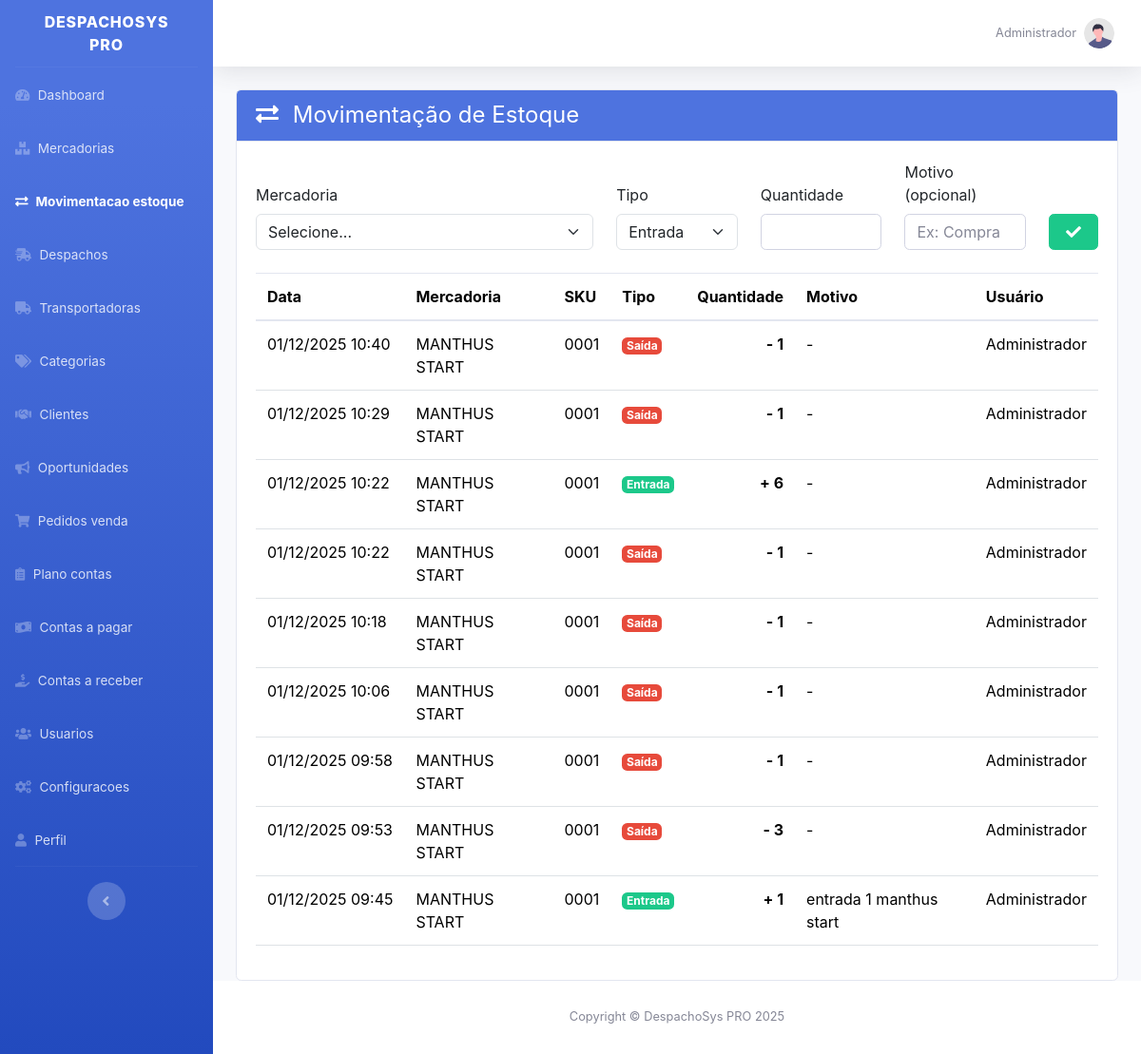
The app's page /index.php?page=movimentacao_estoque (signed in) with its own data.
### tables this page shows
CREATE TABLE `users` (
  `id` int(11) NOT NULL,
  `nome` varchar(100) NOT NULL,
  `email` varchar(100) NOT NULL,
  `senha_hash` varchar(255) NOT NULL,
  `role` enum('admin','despachante','visualizador','vendedor','estoquista','logistica','financeiro') NOT NULL,
  `foto_perfil` varchar(255) DEFAULT NULL
);

CREATE TABLE `estoque_movimentacao` (
  `id` int(11) NOT NULL,
  `mercadoria_id` int(11) NOT NULL,
  `tipo` enum('entrada','saida') NOT NULL DEFAULT 'entrada',
  `quantidade` int(11) NOT NULL,
  `motivo` varchar(255) DEFAULT NULL,
  `user_id` int(11) DEFAULT '1',
  `created_at` datetime DEFAULT CURRENT_TIMESTAMP
);

CREATE TABLE `mercadorias` (
  `id` int(11) NOT NULL,
  `sku` varchar(50) NOT NULL,
  `preco_custo` decimal(10,2) DEFAULT '0.00',
  `preco_venda` decimal(10,2) NOT NULL DEFAULT '0.00',
  `unidade` varchar(10) DEFAULT 'UN',
  `nome` varchar(100) NOT NULL,
  `valor_unitario` decimal(10,2) DEFAULT NULL,
  `categoria_id` int(11) DEFAULT NULL,
  `quantidade_estoque` int(11) NOT NULL DEFAULT '0',
  `localizacao_estoque` varchar(50) DEFAULT NULL,
  `estoque_minimo` int(11) NOT NULL DEFAULT '0',
  `created_at` timestamp NOT NULL DEFAULT CURRENT_TIMESTAMP
);

### core.php (called while the page is built, shortened)
<?php
class DB {
    private static $instance = null;
    private function __construct() {
        try {
            $this->pdo = new PDO("mysql:host=".DB_HOST.";dbname=".DB_NAME.";charset=utf8mb4", DB_USER, DB_PASS, [
                PDO::ATTR_ERRMODE => PDO::ERRMODE_EXCEPTION,
                PDO::ATTR_DEFAULT_FETCH_MODE => PDO::FETCH_ASSOC
            ]);
        } catch (Exception $e) {
            die("Erro de banco: " . $e->getMessage());
        }
    }
    public static function getInstance() {
        if (self::$instance === null) self::$instance = new DB();
        return self::$instance->pdo;
    }
}
class Auth {
    public static function isLoggedIn() { return isset($_SESSION['user_id']); }
}
class SystemCore {
    public static function getUser() {
        $stmt = DB::getInstance()->prepare("SELECT id, nome, email, role FROM users WHERE id = ?");
        $stmt->execute([$_SESSION['user_id']]);
        return $stmt->fetch() ?: null;
    }
    public static function getEstoqueMovements() {
        return DB::getInstance()->query("
            SELECT em.*,
                   m.nome AS mercadoria_nome,
                   m.sku,
                   u.nome AS usuario_nome,
                   DATE_FORMAT(em.created_at, '%d/%m/%Y %H:%i') AS data_formatada
            FROM estoque_movimentacao em
            LEFT JOIN mercadorias m ON em.mercadoria_id = m.id
            LEFT JOIN users u ON em.user_id = u.id
            ORDER BY em.created_at DESC
        ")->fetchAll();
    }
}

### views/_movimentacao_estoque.php (the view, shortened to what this page needs)
<?php
$movimentos  = SystemCore::getEstoqueMovements();
?>
<div class="row">
    <div class="col-12">
        <div class="card">
            <div class="card-header bg-primary text-white">
                <h4 class="card-title mb-0">
                    <i class="fas fa-exchange-alt me-2"></i> Movimentação de Estoque
                </h4>
            </div>
            <div class="card-body">
                <form method="POST" class="row g-3 mb-4 align-items-end">
                    <div class="col-md-5">
                        <label class="form-label">Mercadoria</label>
                        <select name="mercadoria_id" class="form-select" required>
                            <option value="">Selecione...</option>
                        </select>
                    </div>
                    <div class="col-md-2">
                        <label class="form-label">Tipo</label>
                        <select name="tipo" class="form-select" required>
                            <option value="entrada">Entrada</option>
                        </select>
                    </div>
                    <div class="col-md-2">
                        <label class="form-label">Quantidade</label>
                        <input type="number" name="quantidade" class="form-control" min="1" required>
                    </div>
                    <div class="col-md-2">
                        <label class="form-label">Motivo (opcional)</label>
                        <input type="text" name="motivo" class="form-control" placeholder="Ex: Compra">
                    </div>
                    <div class="col-md-1">
                        <button type="submit" class="btn btn-success w-100">
                            <i class="fas fa-check"></i>
                        </button>
                    </div>
                </form>
                <div class="table-responsive">
                    <table class="table table-hover">
                        <thead>
                            <tr>
                                <th>Data</th>
                                <th>Mercadoria</th>
                                <th>SKU</th>
                                <th>Tipo</th>
                                <th>Quantidade</th>
                                <th>Motivo</th>
                                <th>Usuário</th>
                            </tr>
                        </thead>
                        <tbody>
                            <?php if (empty($movimentos)): ?>
                                <tr>
                                    <td colspan="7" class="text-center text-muted py-5">
                                        Nenhuma movimentação registrada
                                    </td>
                                </tr>
                            <?php else: foreach ($movimentos as $mov): ?>
                                <tr>
                                    <td class="text-nowrap"><?= date('d/m/Y H:i', strtotime($mov['created_at'] ?? 'now')) ?></td>
                                    <td><?= htmlspecialchars($mov['mercadoria_nome'] ?? '') ?></td>
                                    <td><?= htmlspecialchars($mov['sku'] ?? '') ?></td>
                                    <td>
                                        <span class="badge bg-<?= ($mov['tipo'] ?? '') === 'entrada' ? 'success' : 'danger' ?>">
                                            <?= ($mov['tipo'] ?? '') === 'entrada' ? 'Entrada' : 'Saída' ?>
                                        </span>
                                    </td>
                                    <td class="text-end fw-bold">
                                        <?= ($mov['tipo'] ?? '') === 'entrada' ? '+' : '-' ?>
                                        <?= number_format($mov['quantidade'] ?? 0) ?>
                                    </td>
                                    <td><?= htmlspecialchars($mov['motivo'] ?? '') ?: '-' ?></td>
                                    <td><?= htmlspecialchars($mov['usuario_nome'] ?? 'Sistema') ?></td>
                                </tr>
                            <?php endforeach; endif; ?>
                        </tbody>
                    </table>
                </div>
            </div>
        </div>
    </div>
</div>

### index.php (shortened to what this page needs)
<?php
require_once 'core.php';
$page = $_GET['page'] ?? 'login';
$currentUser = Auth::isLoggedIn() ? SystemCore::getUser() : null;
?>
<!DOCTYPE html>
<html lang="pt-BR">
<head>
    <link href="https://cdn.jsdelivr.net/npm/bootstrap@5.3.3/dist/css/bootstrap.min.css" rel="stylesheet">
    <link href="https://cdnjs.cloudflare.com/ajax/libs/font-awesome/5.15.4/css/all.min.css" rel="stylesheet">
    <link href="css/sb-admin-2.min.css" rel="stylesheet">
</head>
<?php if ($page === 'login' || $page === 'rastrear'): ?>
    <body class="bg-gradient-primary">
        <div class="container">
            <div class="row justify-content-center">
                <div class="col-xl-10 col-lg-12 col-md-9">
                    <div class="card o-hidden border-0 shadow-lg my-5">
                        <div class="card-body p-0">
                            <?php if ($page === 'login'): ?>
                                <?php include 'views/_login.php'; ?>
                            <?php else: ?>
                                <?php include 'views/_rastrear.php'; ?>
                            <?php endif; ?>
                        </div>
                    </div>
                </div>
            </div>
        </div>
    </body>
<?php else: ?>
    <body id="page-top">
        <div id="wrapper">
            <ul class="navbar-nav bg-gradient-primary sidebar sidebar-dark accordion" id="accordionSidebar">
                <a class="sidebar-brand d-flex align-items-center justify-content-center" href="index.php?page=dashboard">
                    <div class="sidebar-brand-text mx-3"><?php echo SITE_NAME; ?></div>
                </a>
                <hr class="sidebar-divider my-0">
                <?php
                    $menu_items = SystemCore::getConfig('menu_access_roles') ?? [];
                    $current_role = $currentUser['role'] ?? 'guest';
                    $all_modules = [
                        'dashboard' => 'fas fa-tachometer-alt',
                        'mercadorias' => 'fas fa-boxes',
                        'movimentacao_estoque' => 'fas fa-exchange-alt',
                        'despachos' => 'fas fa-shipping-fast',
                        'transportadoras' => 'fas fa-truck',
                        'categorias' => 'fas fa-tags',
                        'clientes' => 'fas fa-handshake',
                        'oportunidades' => 'fas fa-bullhorn',
                        'pedidos_venda' => 'fas fa-shopping-cart',
                        'plano_contas' => 'fas fa-clipboard-list',
                        'contas_a_pagar' => 'fas fa-money-bill-wave',
                        'contas_a_receber' => 'fas fa-hand-holding-usd',
                        'usuarios' => 'fas fa-users',
                        'configuracoes' => 'fas fa-cogs',
                        'perfil' => 'fas fa-user',
                    ];
                ?>
                <?php foreach ($all_modules as $menu_page => $icon): ?>
                    <?php
                        $is_allowed = ($current_role === 'admin' || (isset($menu_items[$menu_page]) && in_array($current_role, $menu_items[$menu_page])));
                        if ($menu_page === 'dashboard' || $menu_page === 'perfil') $is_allowed = true;
                    ?>
                    <?php if ($is_allowed):
                        $display_name = ucfirst(str_replace('_', ' ', $menu_page));
                    ?>
                        <li class="nav-item <?php echo ($page === $menu_page) ? 'active' : ''; ?>">
                            <a class="nav-link" href="index.php?page=<?php echo $menu_page; ?>">
                                <i class="<?php echo $icon; ?>"></i>
                                <span><?php echo $display_name; ?></span>
                            </a>
                        </li>
                    <?php endif; ?>
                <?php endforeach; ?>
                <hr class="sidebar-divider d-none d-md-block">
                <div class="text-center d-none d-md-inline">
                    <button class="rounded-circle border-0" id="sidebarToggle"></button>
                </div>
            </ul>
            <div id="content-wrapper" class="d-flex flex-column">
                <div id="content">
                    <nav class="navbar navbar-expand navbar-light bg-white topbar mb-4 static-top shadow">
                        <ul class="navbar-nav ms-auto">
                            <li class="nav-item dropdown no-arrow">
                                <a class="nav-link dropdown-toggle" href="#" id="userDropdown" role="button" data-bs-toggle="dropdown" aria-haspopup="true" aria-expanded="false">
                                    <span class="mr-2 d-none d-lg-inline text-gray-600 small"><?php echo $currentUser['nome']; ?></span>
                                    <img class="img-profile rounded-circle" src="<?php echo $currentUser['foto_perfil'] ?? 'img/undraw_profile.svg'; ?>">
                                </a>
                            </li>
                        </ul>
                    </nav>
                    <div class="container-fluid">
                        <?php
                            $view_path = 'views/_' . $page . '.php';
                            if (file_exists($view_path)) {
                                include $view_path;
                            } else {
                                include 'views/_404.php';
                            }
                        ?>
                    </div>
                </div>
                <footer class="sticky-footer bg-white">
                    <div class="container my-auto">
                        <div class="copyright text-center my-auto">
                            <span>Copyright &copy; <?php echo SITE_NAME; ?> <?php echo date('Y'); ?></span>
                        </div>
                    </div>
                </footer>
            </div>
        </div>
    </body>
<?php endif; ?>
</html>

### records on screen
users: role "admin" (drawn), nome "Administrador"
estoque_movimentacao: created_at "01/12/2025 10:40", mercadoria.nome "MANTHUS START", mercadoria.sku "0001", tipo "Saída", quantidade "1", motivo "-", user.nome "Administrador"
estoque_movimentacao: created_at "01/12/2025 10:29", mercadoria.nome "MANTHUS START", mercadoria.sku "0001", tipo "Saída", quantidade "1", motivo "-", user.nome "Administrador"
estoque_movimentacao: created_at "01/12/2025 10:22", mercadoria.nome "MANTHUS START", mercadoria.sku "0001", tipo "Entrada", quantidade "6", motivo "-", user.nome "Administrador"
estoque_movimentacao: created_at "01/12/2025 10:22", mercadoria.nome "MANTHUS START", mercadoria.sku "0001", tipo "Saída", quantidade "1", motivo "-", user.nome "Administrador"
estoque_movimentacao: created_at "01/12/2025 10:18", mercadoria.nome "MANTHUS START", mercadoria.sku "0001", tipo "Saída", quantidade "1", motivo "-", user.nome "Administrador"
estoque_movimentacao: created_at "01/12/2025 10:06", mercadoria.nome "MANTHUS START", mercadoria.sku "0001", tipo "Saída", quantidade "1", motivo "-", user.nome "Administrador"
estoque_movimentacao: created_at "01/12/2025 09:58", mercadoria.nome "MANTHUS START", mercadoria.sku "0001", tipo "Saída", quantidade "1", motivo "-", user.nome "Administrador"
estoque_movimentacao: created_at "01/12/2025 09:53", mercadoria.nome "MANTHUS START", mercadoria.sku "0001", tipo "Saída", quantidade "3", motivo "-", user.nome "Administrador"
estoque_movimentacao: created_at "01/12/2025 09:45", mercadoria.nome "MANTHUS START", mercadoria.sku "0001", tipo "Entrada", quantidade "1", motivo "entrada 1 manthus start", user.nome "Administrador"

### other values on screen
SITE_NAME "DESPACHOSYS PRO"
$display_name "Dashboard"
$display_name "Mercadorias"
$display_name "Movimentacao estoque"
$display_name "Despachos"
$display_name "Transportadoras"
$display_name "Categorias"
$display_name "Clientes"
$display_name "Oportunidades"
$display_name "Pedidos venda"
$display_name "Plano contas"
$display_name "Contas a pagar"
$display_name "Contas a receber"
$display_name "Usuarios"
$display_name "Configuracoes"
